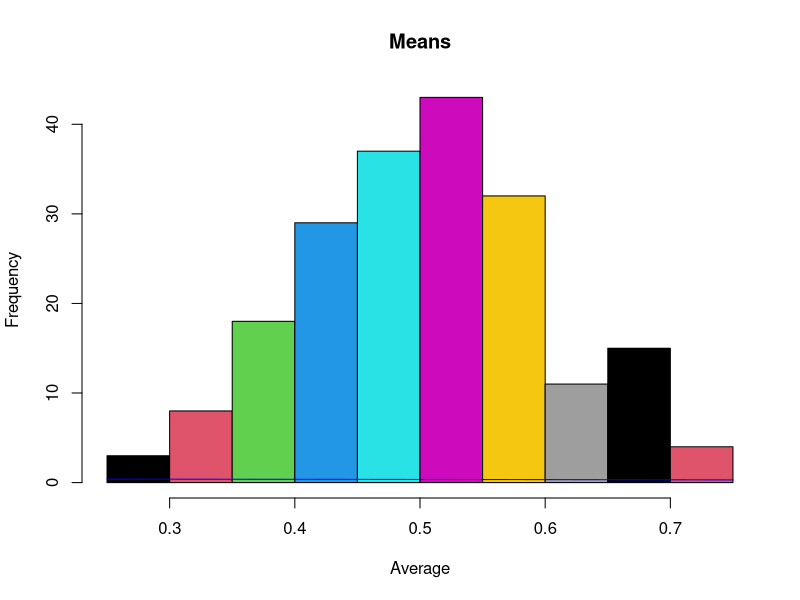

This figure's R source:
## ---- chunk 1
knitr::opts_chunk$set(echo = TRUE)
## ---- chunk 2
Sample_Set <- replicate(200, runif(n = 10))

head(Sample_Set, 3)
## ---- chunk 3
sample_means <- colMeans(Sample_Set)

head(sample_means, 20)

## ---- chunk 4
hist(sample_means, freq = T, main = "Means", col = palette(), xlab = "Average")
curve(dnorm(x), add = T, col="blue")
